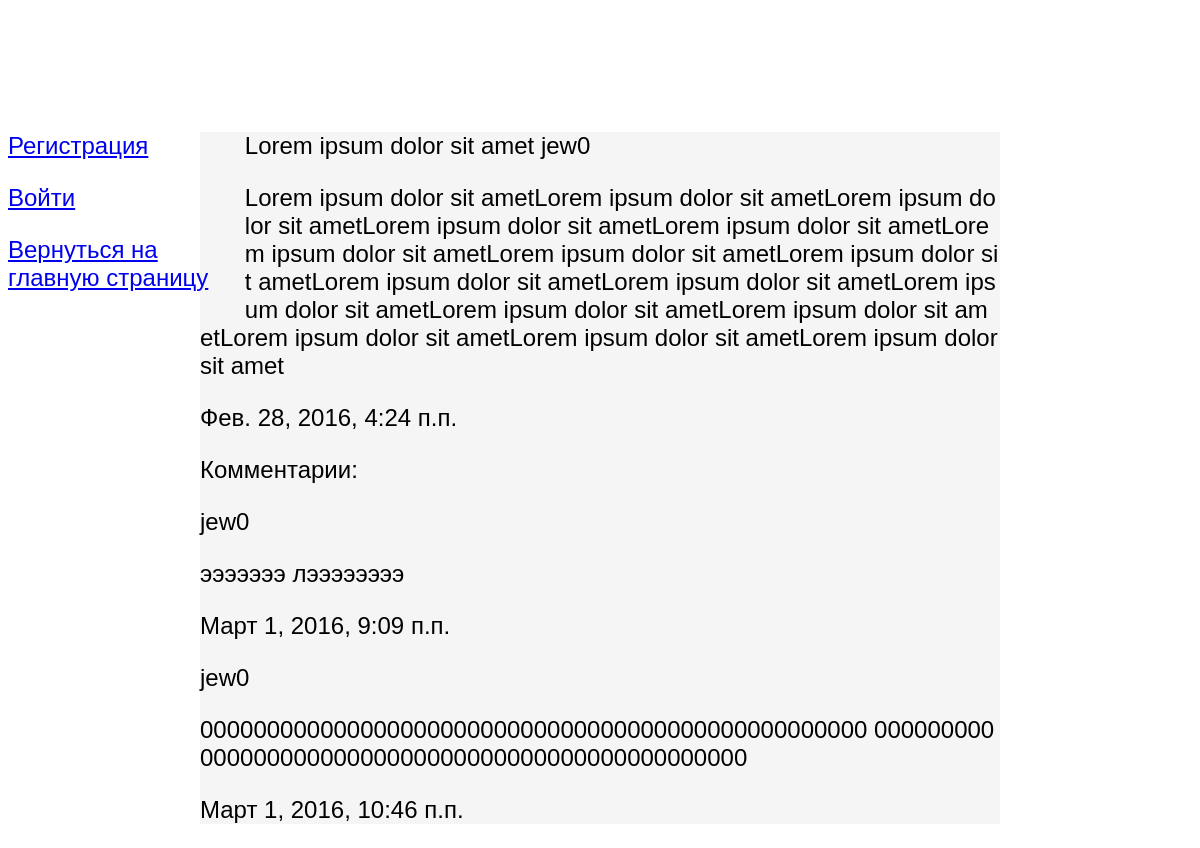
The app's page /blog/2/ with its own data.
### blog/models.py (models this page shows, shortened)
class Post(models.Model):
    title = models.CharField(max_length=200)
    text = models.TextField()
    author = models.ForeignKey('auth.User')
    tags = models.SlugField(blank=True, null=True)
    time_published = models.DateTimeField(auto_now_add=True)
    time_edited = models.DateTimeField(auto_now_add=True)
    approved = models.BooleanField(default=False)
    rating = models.IntegerField(default=0)

class Comment(models.Model):
    comment = models.ForeignKey(Post, on_delete=models.CASCADE)
    author = models.ForeignKey('auth.User')
    text = models.TextField()
    time_published = models.DateTimeField(auto_now_add=True)
    time_edited = models.DateTimeField(auto_now_add=True)
    rating = models.IntegerField(default=0)

### blog/views.py (the view)
# urls.py: url(r'^blog/(?P<post_id>[0-9]+)/$', views.comments, name='comment_page'),
def comments(request, post_id):
    author = request.user
    posts = Post.objects.all()
    post = Post.objects.get(pk=post_id)
    comment_list = post.comment_set.all()
    if request.method == 'POST':
        form = AddComment(request.POST)
        if form.is_valid():
            comment = Comment(comment=post,
                              author=author,
                              text=form.text)
            comment.save()
            return redirect('blog.views.comments', post_id=post_id)
    else:
        form = AddComment()
    return render(request, 'blog/comment_page.html',
                  {'post': post, 'comment_list': comment_list,
                   'posts': posts, 'form': form, 'author': author})

### templates/blog/comment_page.html (shortened to what this page needs)
{% extends 'blog/main_page_carcass.html' %}
{% block content %}
    <p>{{ post.title }} {{ post.author }}{{ post.rating }}</p>
    <p>{{ post.text }}</p>
    <p>{{ post.time_published }}</p>
    <p>Комментарии:</p>
    {% for comment in comment_list %}
        <p>{{ comment.author }}{{ comment.rating }}</p>
        <p>{{ comment.text }}</p>
        <p>{{ comment.time_published }}</p>
    {% endfor %}
{% endblock %}
{% block return %}
    <a href="{% url "main_page" %}">Вернуться на главную страницу</a>
{% endblock %}

### records on screen
Post: title "Lorem ipsum dolor sit amet", author "jew", rating "0", text "Lorem ipsum dolor sit ametLorem ipsum dolor sit ametLorem ipsum dolor sit ametLorem ipsum dolor sit ametLorem ipsum dolor sit ametLorem ipsum dolor sit ametLorem ipsum dolor sit ametLorem ipsum dolor sit ametLorem ipsum dolor sit ametLorem ipsum dolor sit ametLorem ipsum dolor sit ametLorem ipsum dolor sit ametLorem ipsum dolor sit ametLorem ipsum dolor sit ametLorem ipsum dolor sit ametLorem ipsum dolor sit amet", time_published "Фев. 28, 2016, 4:24 п.п."
Comment: author "jew", rating "0", text "эээээээ лээээээээ", time_published "Март 1, 2016, 9:09 п.п."
Comment: author "jew", rating "0", text "00000000000000000000000000000000000000000000000000 00000000000000000000000000000000000000000000000000", time_published "Март 1, 2016, 10:46 п.п."
